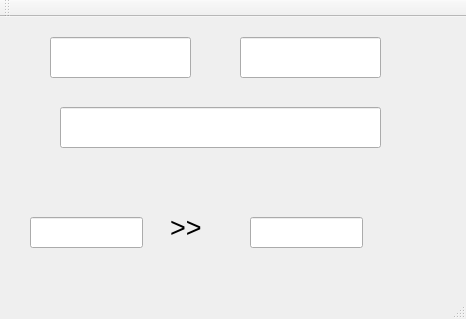
<?xml version="1.0" encoding="UTF-8"?>
<ui version="4.0">
 <class>MainWindow</class>
 <widget class="QMainWindow" name="MainWindow">
  <property name="geometry">
   <rect>
    <x>0</x>
    <y>0</y>
    <width>466</width>
    <height>319</height>
   </rect>
  </property>
  <property name="font">
   <font>
    <pointsize>20</pointsize>
   </font>
  </property>
  <property name="windowTitle">
   <string>Эксперименты с QString</string>
  </property>
  <widget class="QWidget" name="centralWidget">
   <widget class="QLineEdit" name="lineEdit">
    <property name="geometry">
     <rect>
      <x>50</x>
      <y>20</y>
      <width>141</width>
      <height>41</height>
     </rect>
    </property>
   </widget>
   <widget class="QLineEdit" name="lineEdit_2">
    <property name="geometry">
     <rect>
      <x>240</x>
      <y>20</y>
      <width>141</width>
      <height>41</height>
     </rect>
    </property>
   </widget>
   <widget class="QLineEdit" name="concatLineEdit">
    <property name="geometry">
     <rect>
      <x>60</x>
      <y>90</y>
      <width>321</width>
      <height>41</height>
     </rect>
    </property>
   </widget>
   <widget class="QLineEdit" name="decEdit">
    <property name="geometry">
     <rect>
      <x>30</x>
      <y>200</y>
      <width>113</width>
      <height>31</height>
     </rect>
    </property>
   </widget>
   <widget class="QLineEdit" name="hexEdit">
    <property name="geometry">
     <rect>
      <x>250</x>
      <y>200</y>
      <width>113</width>
      <height>31</height>
     </rect>
    </property>
   </widget>
   <widget class="QLabel" name="label">
    <property name="geometry">
     <rect>
      <x>170</x>
      <y>190</y>
      <width>47</width>
      <height>41</height>
     </rect>
    </property>
    <property name="text">
     <string>&gt;&gt;</string>
    </property>
   </widget>
  </widget>
  <widget class="QMenuBar" name="menuBar">
   <property name="geometry">
    <rect>
     <x>0</x>
     <y>0</y>
     <width>466</width>
     <height>21</height>
    </rect>
   </property>
  </widget>
  <widget class="QToolBar" name="mainToolBar">
   <attribute name="toolBarArea">
    <enum>TopToolBarArea</enum>
   </attribute>
   <attribute name="toolBarBreak">
    <bool>false</bool>
   </attribute>
  </widget>
  <widget class="QStatusBar" name="statusBar"/>
 </widget>
 <layoutdefault spacing="6" margin="11"/>
 <resources/>
 <connections>
  <connection>
   <sender>lineEdit_2</sender>
   <signal>textChanged(QString)</signal>
   <receiver>MainWindow</receiver>
   <slot>on_lineEdit_textChanged(QString)</slot>
   <hints>
    <hint type="sourcelabel">
     <x>275</x>
     <y>62</y>
    </hint>
    <hint type="destinationlabel">
     <x>232</x>
     <y>159</y>
    </hint>
   </hints>
  </connection>
  <connection>
   <sender>lineEdit</sender>
   <signal>textChanged(QString)</signal>
   <receiver>MainWindow</receiver>
   <slot>on_lineEdit_textChanged(QString)</slot>
   <hints>
    <hint type="sourcelabel">
     <x>115</x>
     <y>62</y>
    </hint>
    <hint type="destinationlabel">
     <x>232</x>
     <y>159</y>
    </hint>
   </hints>
  </connection>
 </connections>
 <slots>
  <slot>on_lineEdit_textChanged(QString)</slot>
 </slots>
</ui>
